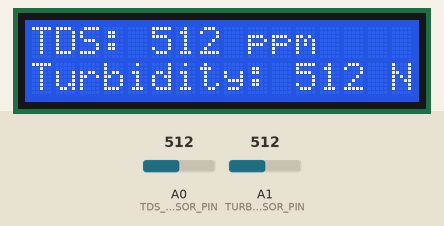
Simulated run of this sketch. Board: Arduino Uno, built with avr-gcc and run on an emulated ATmega328P. Shown: 16×2 character LCD. Inputs (shaded band) come from the test bench; at power-on: A0 (TDS_SENSOR_PIN) = 512, A1 (TURBIDITY_SENSOR_PIN) = 512. What the sketch prints to the serial monitor is not drawn.

Above: at 3.2 s.
3.3 s: A0 (TDS_SENSOR_PIN) set to 716
At 6.4 s:
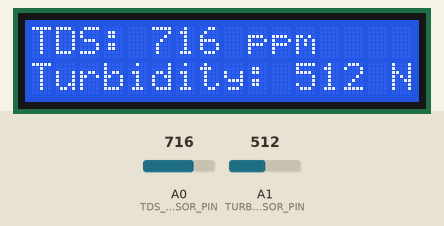
7.1 s: A1 (TURBIDITY_SENSOR_PIN) set to 716
At 8.7 s:
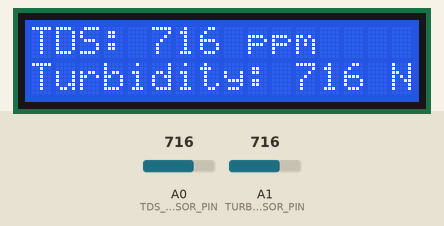
10.9 s: A0 (TDS_SENSOR_PIN) set to 900
At 12.2 s:
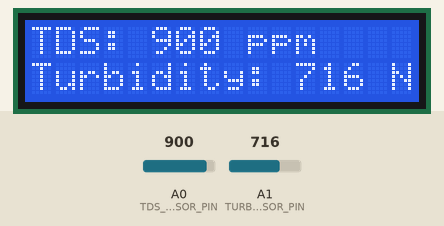
14.7 s: A1 (TURBIDITY_SENSOR_PIN) set to 900
At 18.0 s:
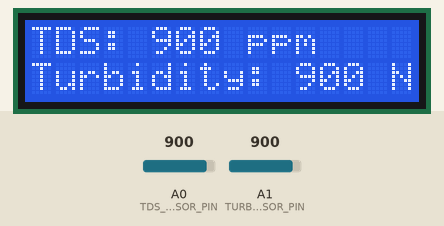
18.7 s: A0 (TDS_SENSOR_PIN) set to 1023
At 21.6 s:
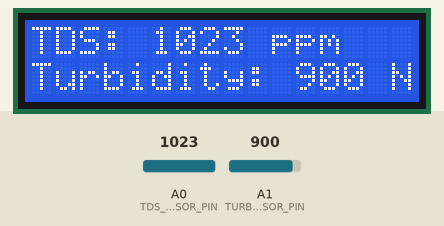
22.5 s: A1 (TURBIDITY_SENSOR_PIN) set to 1023
At 24.0 s:
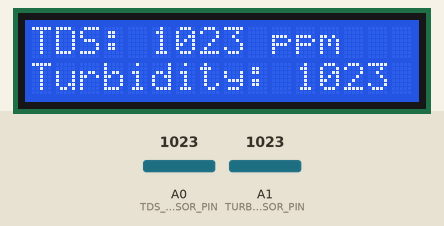
Timing chart, 0 to 25.5 s (numbered marks = the images above; inputs shaded):
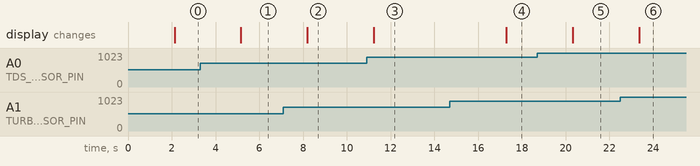

The sketch:

finalprojectess.ino
```cpp
#include <OneWire.h>
#include <LiquidCrystal_I2C.h>

// Data wire is connected to Arduino pin D4
#define ONE_WIRE_BUS 4

// Pin for TDS sensor
#define TDS_SENSOR_PIN A0

// Pin for turbidity sensor
#define TURBIDITY_SENSOR_PIN A1

// Set the LCD address
#define I2C_ADDR    0x3F  // Address for 16x2 LCD, change if necessary

// Initialize the LiquidCrystal_I2C library with the LCD address
LiquidCrystal_I2C lcd(I2C_ADDR, 16, 2);  // 16x2 LCD

// Setup a oneWire instance to communicate with any OneWire devices
OneWire oneWire(ONE_WIRE_BUS);

void setup() {
  // Start serial communication for the serial monitor
  Serial.begin(9600);

  // Initialize the LCD
  lcd.init();
  // Turn on the backlight
  lcd.backlight();

  // Display a welcome message
  lcd.setCursor(0, 0);
  lcd.print("TDS & Turbidity");
  lcd.setCursor(0, 1);
  lcd.print("Sensor Reading");
  delay(2000);  // Display message for 2 seconds
}

void loop() {
  // Read TDS sensor
  int tdsValue = analogRead(TDS_SENSOR_PIN);

  // Read turbidity sensor
  int turbidityValue = analogRead(TURBIDITY_SENSOR_PIN);

  // Display readings on serial monitor
  Serial.print("TDS Value: ");
  Serial.print(tdsValue);
  Serial.println(" ppm ");

  Serial.print("Turbidity Value: ");
  Serial.print(turbidityValue);
  Serial.println(" NTU ");

  // Display readings on LCD
  lcd.clear();
  lcd.setCursor(0, 0);
  lcd.print("TDS: ");
  lcd.print(tdsValue);
  lcd.print(" ppm");

  lcd.setCursor(0, 1);
  lcd.print("Turbidity: ");
  lcd.print(turbidityValue);
  lcd.print(" NTU");

  // Wait 1 second before reading again
  delay(3000);
}
```

Measured:
- after the input at 3.3 s, the display: changes after 1.9 s (image 1)
- after the input at 7.1 s, the display: changes after 1.1 s (image 2)
- after the input at 10.9 s, the display: changes after 0.33 s (image 3)
- after the input at 14.7 s, the display: changes after 2.6 s (image 4)
- after the input at 18.7 s, the display: changes after 1.6 s (image 5)
- after the input at 22.5 s, the display: changes after 0.86 s (image 6)
